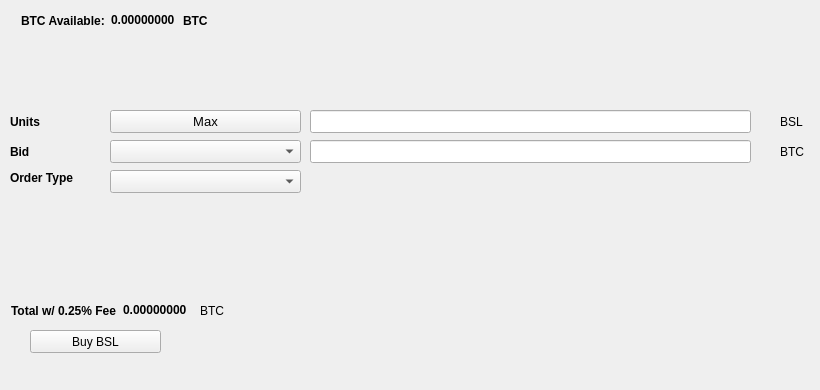
   <widget class="QWidget" name="BuyTab">
    <attribute name="title">
     <string>Buy</string>
    </attribute>
    <widget class="QPushButton" name="BuyBSL">
     <property name="geometry">
      <rect>
       <x>30</x>
       <y>330</y>
       <width>131</width>
       <height>23</height>
      </rect>
     </property>
     <property name="text">
      <string>Buy BSL</string>
     </property>
     <property name="icon">
      <iconset resource="../bitsolo.qrc">
       <normaloff>:/icons/bitcoin</normaloff>:/icons/bitcoin</iconset>
     </property>
    </widget>
    <widget class="QLabel" name="label_3">
     <property name="geometry">
      <rect>
       <x>10</x>
       <y>110</y>
       <width>46</width>
       <height>23</height>
      </rect>
     </property>
     <property name="font">
      <font>
       <weight>75</weight>
       <bold>true</bold>
      </font>
     </property>
     <property name="text">
      <string>Units</string>
     </property>
    </widget>
    <widget class="QLineEdit" name="UnitsInput">
     <property name="geometry">
      <rect>
       <x>310</x>
       <y>110</y>
       <width>441</width>
       <height>23</height>
      </rect>
     </property>
     <property name="font">
      <font>
       <pointsize>9</pointsize>
       <weight>75</weight>
       <bold>true</bold>
      </font>
     </property>
    </widget>
    <widget class="QLineEdit" name="BuyBidPriceEdit">
     <property name="geometry">
      <rect>
       <x>310</x>
       <y>140</y>
       <width>441</width>
       <height>23</height>
      </rect>
     </property>
     <property name="font">
      <font>
       <pointsize>9</pointsize>
       <weight>75</weight>
       <bold>true</bold>
      </font>
     </property>
    </widget>
    <widget class="QLabel" name="label_4">
     <property name="geometry">
      <rect>
       <x>780</x>
       <y>110</y>
       <width>31</width>
       <height>23</height>
      </rect>
     </property>
     <property name="text">
      <string>BSL</string>
     </property>
    </widget>
    <widget class="QLabel" name="label_5">
     <property name="geometry">
      <rect>
       <x>780</x>
       <y>140</y>
       <width>31</width>
       <height>23</height>
      </rect>
     </property>
     <property name="text">
      <string>BTC</string>
     </property>
    </widget>
    <widget class="QLabel" name="label_6">
     <property name="geometry">
      <rect>
       <x>10</x>
       <y>140</y>
       <width>46</width>
       <height>23</height>
      </rect>
     </property>
     <property name="font">
      <font>
       <weight>75</weight>
       <bold>true</bold>
      </font>
     </property>
     <property name="text">
      <string>Bid</string>
     </property>
    </widget>
    <widget class="QLabel" name="label_7">
     <property name="geometry">
      <rect>
       <x>10</x>
       <y>170</y>
       <width>91</width>
       <height>16</height>
      </rect>
     </property>
     <property name="font">
      <font>
       <weight>75</weight>
       <bold>true</bold>
      </font>
     </property>
     <property name="text">
      <string>Order Type</string>
     </property>
    </widget>
    <widget class="QPushButton" name="Buy_Max_Amount">
     <property name="geometry">
      <rect>
       <x>110</x>
       <y>110</y>
       <width>191</width>
       <height>23</height>
      </rect>
     </property>
     <property name="font">
      <font>
       <pointsize>10</pointsize>
      </font>
     </property>
     <property name="text">
      <string>Max</string>
     </property>
    </widget>
    <widget class="QComboBox" name="BuyBidcomboBox">
     <property name="geometry">
      <rect>
       <x>110</x>
       <y>140</y>
       <width>191</width>
       <height>23</height>
      </rect>
     </property>
     <property name="font">
      <font>
       <pointsize>10</pointsize>
      </font>
     </property>
    </widget>
    <widget class="QComboBox" name="buyOrdertypeCombo">
     <property name="geometry">
      <rect>
       <x>110</x>
       <y>170</y>
       <width>191</width>
       <height>23</height>
      </rect>
     </property>
     <property name="font">
      <font>
       <pointsize>10</pointsize>
      </font>
     </property>
    </widget>
    <widget class="QWidget" name="layoutWidget1">
     <property name="geometry">
      <rect>
       <x>21</x>
       <y>11</y>
       <width>227</width>
       <height>19</height>
      </rect>
     </property>
     <layout class="QHBoxLayout" name="horizontalLayout_3">
      <item>
       <widget class="QLabel" name="label232">
        <property name="font">
         <font>
          <weight>75</weight>
          <bold>true</bold>
         </font>
        </property>
        <property name="text">
         <string>BTC Available:</string>
        </property>
       </widget>
      </item>
      <item>
       <widget class="QLabel" name="BtcAvailableLbl">
        <property name="palette">
         <palette>
          <active>
           <colorrole role="WindowText">
            <brush brushstyle="SolidPattern">
             <color alpha="255">
              <red>0</red>
              <green>0</green>
              <blue>0</blue>
             </color>
            </brush>
           </colorrole>
           <colorrole role="Button">
            <brush brushstyle="SolidPattern">
             <color alpha="255">
              <red>0</red>
              <green>170</green>
              <blue>0</blue>
             </color>
            </brush>
           </colorrole>
           <colorrole role="Light">
            <brush brushstyle="SolidPattern">
             <color alpha="255">
              <red>0</red>
              <green>255</green>
              <blue>0</blue>
             </color>
            </brush>
           </colorrole>
           <colorrole role="Midlight">
            <brush brushstyle="SolidPattern">
             <color alpha="255">
              <red>0</red>
              <green>212</green>
              <blue>0</blue>
             </color>
            </brush>
           </colorrole>
           <colorrole role="Dark">
            <brush brushstyle="SolidPattern">
             <color alpha="255">
              <red>0</red>
              <green>85</green>
              <blue>0</blue>
             </color>
            </brush>
           </colorrole>
           <colorrole role="Mid">
            <brush brushstyle="SolidPattern">
             <color alpha="255">
              <red>0</red>
              <green>113</green>
              <blue>0</blue>
             </color>
            </brush>
           </colorrole>
           <colorrole role="Text">
            <brush brushstyle="SolidPattern">
             <color alpha="255">
              <red>0</red>
              <green>170</green>
              <blue>0</blue>
             </color>
            </brush>
           </colorrole>
           <colorrole role="BrightText">
            <brush brushstyle="SolidPattern">
             <color alpha="255">
              <red>255</red>
              <green>255</green>
              <blue>255</blue>
             </color>
            </brush>
           </colorrole>
           <colorrole role="ButtonText">
            <brush brushstyle="SolidPattern">
             <color alpha="255">
              <red>0</red>
              <green>0</green>
              <blue>0</blue>
             </color>
            </brush>
           </colorrole>
           <colorrole role="Base">
            <brush brushstyle="SolidPattern">
             <color alpha="255">
              <red>255</red>
              <green>255</green>
              <blue>255</blue>
             </color>
            </brush>
           </colorrole>
           <colorrole role="Window">
            <brush brushstyle="SolidPattern">
             <color alpha="255">
              <red>0</red>
              <green>170</green>
              <blue>0</blue>
             </color>
            </brush>
           </colorrole>
           <colorrole role="Shadow">
            <brush brushstyle="SolidPattern">
             <color alpha="255">
              <red>0</red>
              <green>0</green>
              <blue>0</blue>
             </color>
            </brush>
           </colorrole>
           <colorrole role="AlternateBase">
            <brush brushstyle="SolidPattern">
             <color alpha="255">
              <red>127</red>
              <green>212</green>
              <blue>127</blue>
             </color>
            </brush>
           </colorrole>
           <colorrole role="ToolTipBase">
            <brush brushstyle="SolidPattern">
             <color alpha="255">
              <red>255</red>
              <green>255</green>
              <blue>220</blue>
             </color>
            </brush>
           </colorrole>
           <colorrole role="ToolTipText">
            <brush brushstyle="SolidPattern">
             <color alpha="255">
              <red>0</red>
              <green>0</green>
              <blue>0</blue>
             </color>
            </brush>
           </colorrole>
          </active>
          <inactive>
           <colorrole role="WindowText">
            <brush brushstyle="SolidPattern">
             <color alpha="255">
              <red>0</red>
              <green>0</green>
              <blue>0</blue>
             </color>
            </brush>
           </colorrole>
           <colorrole role="Button">
            <brush brushstyle="SolidPattern">
             <color alpha="255">
              <red>0</red>
              <green>170</green>
              <blue>0</blue>
             </color>
            </brush>
           </colorrole>
           <colorrole role="Light">
            <brush brushstyle="SolidPattern">
             <color alpha="255">
              <red>0</red>
              <green>255</green>
              <blue>0</blue>
             </color>
            </brush>
           </colorrole>
           <colorrole role="Midlight">
            <brush brushstyle="SolidPattern">
             <color alpha="255">
              <red>0</red>
              <green>212</green>
              <blue>0</blue>
             </color>
            </brush>
           </colorrole>
           <colorrole role="Dark">
            <brush brushstyle="SolidPattern">
             <color alpha="255">
              <red>0</red>
              <green>85</green>
              <blue>0</blue>
             </color>
            </brush>
           </colorrole>
           <colorrole role="Mid">
            <brush brushstyle="SolidPattern">
             <color alpha="255">
              <red>0</red>
              <green>113</green>
              <blue>0</blue>
             </color>
            </brush>
           </colorrole>
           <colorrole role="Text">
            <brush brushstyle="SolidPattern">
             <color alpha="255">
              <red>0</red>
              <green>170</green>
              <blue>0</blue>
             </color>
            </brush>
           </colorrole>
           <colorrole role="BrightText">
            <brush brushstyle="SolidPattern">
             <color alpha="255">
              <red>255</red>
              <green>255</green>
              <blue>255</blue>
             </color>
            </brush>
           </colorrole>
           <colorrole role="ButtonText">
            <brush brushstyle="SolidPattern">
             <color alpha="255">
              <red>0</red>
              <green>0</green>
              <blue>0</blue>
             </color>
            </brush>
           </colorrole>
           <colorrole role="Base">
            <brush brushstyle="SolidPattern">
             <color alpha="255">
              <red>255</red>
              <green>255</green>
              <blue>255</blue>
             </color>
            </brush>
           </colorrole>
           <colorrole role="Window">
            <brush brushstyle="SolidPattern">
             <color alpha="255">
              <red>0</red>
              <green>170</green>
              <blue>0</blue>
             </color>
            </brush>
           </colorrole>
           <colorrole role="Shadow">
            <brush brushstyle="SolidPattern">
             <color alpha="255">
              <red>0</red>
              <green>0</green>
              <blue>0</blue>
             </color>
            </brush>
           </colorrole>
           <colorrole role="AlternateBase">
            <brush brushstyle="SolidPattern">
             <color alpha="255">
              <red>127</red>
              <green>212</green>
              <blue>127</blue>
             </color>
            </brush>
           </colorrole>
           <colorrole role="ToolTipBase">
            <brush brushstyle="SolidPattern">
             <color alpha="255">
              <red>255</red>
              <green>255</green>
              <blue>220</blue>
             </color>
            </brush>
           </colorrole>
           <colorrole role="ToolTipText">
            <brush brushstyle="SolidPattern">
             <color alpha="255">
              <red>0</red>
              <green>0</green>
              <blue>0</blue>
             </color>
            </brush>
           </colorrole>
          </inactive>
          <disabled>
           <colorrole role="WindowText">
            <brush brushstyle="SolidPattern">
             <color alpha="255">
              <red>0</red>
              <green>85</green>
              <blue>0</blue>
             </color>
            </brush>
           </colorrole>
           <colorrole role="Button">
            <brush brushstyle="SolidPattern">
             <color alpha="255">
              <red>0</red>
              <green>170</green>
              <blue>0</blue>
             </color>
            </brush>
           </colorrole>
           <colorrole role="Light">
            <brush brushstyle="SolidPattern">
             <color alpha="255">
              <red>0</red>
              <green>255</green>
              <blue>0</blue>
             </color>
            </brush>
           </colorrole>
           <colorrole role="Midlight">
            <brush brushstyle="SolidPattern">
             <color alpha="255">
              <red>0</red>
              <green>212</green>
              <blue>0</blue>
             </color>
            </brush>
           </colorrole>
           <colorrole role="Dark">
            <brush brushstyle="SolidPattern">
             <color alpha="255">
              <red>0</red>
              <green>85</green>
              <blue>0</blue>
             </color>
            </brush>
           </colorrole>
           <colorrole role="Mid">
            <brush brushstyle="SolidPattern">
             <color alpha="255">
              <red>0</red>
              <green>113</green>
              <blue>0</blue>
             </color>
            </brush>
           </colorrole>
           <colorrole role="Text">
            <brush brushstyle="SolidPattern">
             <color alpha="255">
              <red>0</red>
              <green>85</green>
              <blue>0</blue>
             </color>
            </brush>
           </colorrole>
           <colorrole role="BrightText">
            <brush brushstyle="SolidPattern">
             <color alpha="255">
              <red>255</red>
              <green>255</green>
              <blue>255</blue>
             </color>
            </brush>
           </colorrole>
           <colorrole role="ButtonText">
            <brush brushstyle="SolidPattern">
             <color alpha="255">
              <red>0</red>
              <green>85</green>
              <blue>0</blue>
             </color>
            </brush>
           </colorrole>
           <colorrole role="Base">
            <brush brushstyle="SolidPattern">
             <color alpha="255">
              <red>0</red>
              <green>170</green>
              <blue>0</blue>
             </color>
            </brush>
           </colorrole>
           <colorrole role="Window">
            <brush brushstyle="SolidPattern">
             <color alpha="255">
              <red>0</red>
              <green>170</green>
              <blue>0</blue>
             </color>
            </brush>
           </colorrole>
           <colorrole role="Shadow">
            <brush brushstyle="SolidPattern">
             <color alpha="255">
              <red>0</red>
              <green>0</green>
              <blue>0</blue>
             </color>
            </brush>
           </colorrole>
           <colorrole role="AlternateBase">
            <brush brushstyle="SolidPattern">
             <color alpha="255">
              <red>0</red>
              <green>170</green>
              <blue>0</blue>
             </color>
            </brush>
           </colorrole>
           <colorrole role="ToolTipBase">
            <brush brushstyle="SolidPattern">
             <color alpha="255">
              <red>255</red>
              <green>255</green>
              <blue>220</blue>
             </color>
            </brush>
           </colorrole>
           <colorrole role="ToolTipText">
            <brush brushstyle="SolidPattern">
             <color alpha="255">
              <red>0</red>
              <green>0</green>
              <blue>0</blue>
             </color>
            </brush>
           </colorrole>
          </disabled>
         </palette>
        </property>
        <property name="font">
         <font>
          <weight>75</weight>
          <bold>true</bold>
         </font>
        </property>
        <property name="text">
         <string>0.00000000</string>
        </property>
        <property name="textInteractionFlags">
         <set>Qt::LinksAccessibleByMouse|Qt::TextSelectableByKeyboard|Qt::TextSelectableByMouse</set>
        </property>
       </widget>
      </item>
      <item>
       <widget class="QLabel" name="BtcAvailableLbl_2">
        <property name="font">
         <font>
          <weight>75</weight>
          <bold>true</bold>
         </font>
        </property>
        <property name="text">
         <string>BTC</string>
        </property>
       </widget>
      </item>
     </layout>
    </widget>
    <widget class="QWidget" name="layoutWidge2">
     <property name="geometry">
      <rect>
       <x>11</x>
       <y>301</y>
       <width>259</width>
       <height>19</height>
      </rect>
     </property>
     <layout class="QHBoxLayout" name="horizontalLayout_4">
      <item>
       <widget class="QLabel" name="label_9">
        <property name="font">
         <font>
          <weight>75</weight>
          <bold>true</bold>
         </font>
        </property>
        <property name="text">
         <string>Total w/ 0.25% Fee</string>
        </property>
       </widget>
      </item>
      <item>
       <widget class="QLabel" name="BuyCostLabel">
        <property name="palette">
         <palette>
          <active>
           <colorrole role="WindowText">
            <brush brushstyle="SolidPattern">
             <color alpha="255">
              <red>0</red>
              <green>0</green>
              <blue>0</blue>
             </color>
            </brush>
           </colorrole>
           <colorrole role="Button">
            <brush brushstyle="SolidPattern">
             <color alpha="255">
              <red>0</red>
              <green>170</green>
              <blue>0</blue>
             </color>
            </brush>
           </colorrole>
           <colorrole role="Light">
            <brush brushstyle="SolidPattern">
             <color alpha="255">
              <red>0</red>
              <green>255</green>
              <blue>0</blue>
             </color>
            </brush>
           </colorrole>
           <colorrole role="Midlight">
            <brush brushstyle="SolidPattern">
             <color alpha="255">
              <red>0</red>
              <green>212</green>
              <blue>0</blue>
             </color>
            </brush>
           </colorrole>
           <colorrole role="Dark">
            <brush brushstyle="SolidPattern">
             <color alpha="255">
              <red>0</red>
              <green>85</green>
              <blue>0</blue>
             </color>
            </brush>
           </colorrole>
           <colorrole role="Mid">
            <brush brushstyle="SolidPattern">
             <color alpha="255">
              <red>0</red>
              <green>113</green>
              <blue>0</blue>
             </color>
            </brush>
           </colorrole>
           <colorrole role="Text">
            <brush brushstyle="SolidPattern">
             <color alpha="255">
              <red>0</red>
              <green>170</green>
              <blue>0</blue>
             </color>
            </brush>
           </colorrole>
           <colorrole role="BrightText">
            <brush brushstyle="SolidPattern">
             <color alpha="255">
              <red>255</red>
              <green>255</green>
              <blue>255</blue>
             </color>
            </brush>
           </colorrole>
           <colorrole role="ButtonText">
            <brush brushstyle="SolidPattern">
             <color alpha="255">
              <red>0</red>
              <green>0</green>
              <blue>0</blue>
             </color>
            </brush>
           </colorrole>
           <colorrole role="Base">
            <brush brushstyle="SolidPattern">
             <color alpha="255">
              <red>255</red>
              <green>255</green>
              <blue>255</blue>
             </color>
            </brush>
           </colorrole>
           <colorrole role="Window">
            <brush brushstyle="SolidPattern">
             <color alpha="255">
              <red>0</red>
              <green>170</green>
              <blue>0</blue>
             </color>
            </brush>
           </colorrole>
           <colorrole role="Shadow">
            <brush brushstyle="SolidPattern">
             <color alpha="255">
              <red>0</red>
              <green>0</green>
              <blue>0</blue>
             </color>
            </brush>
           </colorrole>
           <colorrole role="AlternateBase">
            <brush brushstyle="SolidPattern">
             <color alpha="255">
              <red>127</red>
              <green>212</green>
              <blue>127</blue>
             </color>
            </brush>
           </colorrole>
           <colorrole role="ToolTipBase">
            <brush brushstyle="SolidPattern">
             <color alpha="255">
              <red>255</red>
              <green>255</green>
              <blue>220</blue>
             </color>
            </brush>
           </colorrole>
           <colorrole role="ToolTipText">
            <brush brushstyle="SolidPattern">
             <color alpha="255">
              <red>0</red>
              <green>0</green>
              <blue>0</blue>
             </color>
            </brush>
           </colorrole>
          </active>
          <inactive>
           <colorrole role="WindowText">
            <brush brushstyle="SolidPattern">
             <color alpha="255">
              <red>0</red>
              <green>0</green>
              <blue>0</blue>
             </color>
            </brush>
           </colorrole>
           <colorrole role="Button">
            <brush brushstyle="SolidPattern">
             <color alpha="255">
              <red>0</red>
              <green>170</green>
              <blue>0</blue>
             </color>
            </brush>
           </colorrole>
           <colorrole role="Light">
            <brush brushstyle="SolidPattern">
             <color alpha="255">
              <red>0</red>
              <green>255</green>
              <blue>0</blue>
             </color>
            </brush>
           </colorrole>
           <colorrole role="Midlight">
            <brush brushstyle="SolidPattern">
             <color alpha="255">
              <red>0</red>
              <green>212</green>
              <blue>0</blue>
             </color>
            </brush>
           </colorrole>
           <colorrole role="Dark">
            <brush brushstyle="SolidPattern">
             <color alpha="255">
              <red>0</red>
              <green>85</green>
              <blue>0</blue>
             </color>
            </brush>
           </colorrole>
           <colorrole role="Mid">
            <brush brushstyle="SolidPattern">
             <color alpha="255">
              <red>0</red>
              <green>113</green>
              <blue>0</blue>
             </color>
            </brush>
           </colorrole>
           <colorrole role="Text">
            <brush brushstyle="SolidPattern">
             <color alpha="255">
              <red>0</red>
              <green>170</green>
              <blue>0</blue>
             </color>
            </brush>
           </colorrole>
           <colorrole role="BrightText">
            <brush brushstyle="SolidPattern">
             <color alpha="255">
              <red>255</red>
              <green>255</green>
              <blue>255</blue>
             </color>
            </brush>
           </colorrole>
           <colorrole role="ButtonText">
            <brush brushstyle="SolidPattern">
             <color alpha="255">
              <red>0</red>
              <green>0</green>
              <blue>0</blue>
             </color>
            </brush>
           </colorrole>
           <colorrole role="Base">
            <brush brushstyle="SolidPattern">
             <color alpha="255">
              <red>255</red>
              <green>255</green>
              <blue>255</blue>
             </color>
            </brush>
           </colorrole>
           <colorrole role="Window">
            <brush brushstyle="SolidPattern">
             <color alpha="255">
              <red>0</red>
              <green>170</green>
              <blue>0</blue>
             </color>
            </brush>
           </colorrole>
           <colorrole role="Shadow">
            <brush brushstyle="SolidPattern">
             <color alpha="255">
              <red>0</red>
              <green>0</green>
              <blue>0</blue>
             </color>
            </brush>
           </colorrole>
           <colorrole role="AlternateBase">
            <brush brushstyle="SolidPattern">
             <color alpha="255">
              <red>127</red>
              <green>212</green>
              <blue>127</blue>
             </color>
            </brush>
           </colorrole>
           <colorrole role="ToolTipBase">
            <brush brushstyle="SolidPattern">
             <color alpha="255">
              <red>255</red>
              <green>255</green>
              <blue>220</blue>
             </color>
            </brush>
           </colorrole>
           <colorrole role="ToolTipText">
            <brush brushstyle="SolidPattern">
             <color alpha="255">
              <red>0</red>
              <green>0</green>
              <blue>0</blue>
             </color>
            </brush>
           </colorrole>
          </inactive>
          <disabled>
           <colorrole role="WindowText">
            <brush brushstyle="SolidPattern">
             <color alpha="255">
              <red>0</red>
              <green>85</green>
              <blue>0</blue>
             </color>
            </brush>
           </colorrole>
           <colorrole role="Button">
            <brush brushstyle="SolidPattern">
             <color alpha="255">
              <red>0</red>
              <green>170</green>
              <blue>0</blue>
             </color>
            </brush>
           </colorrole>
           <colorrole role="Light">
            <brush brushstyle="SolidPattern">
             <color alpha="255">
              <red>0</red>
              <green>255</green>
              <blue>0</blue>
             </color>
            </brush>
           </colorrole>
           <colorrole role="Midlight">
            <brush brushstyle="SolidPattern">
             <color alpha="255">
              <red>0</red>
              <green>212</green>
              <blue>0</blue>
             </color>
            </brush>
           </colorrole>
           <colorrole role="Dark">
            <brush brushstyle="SolidPattern">
             <color alpha="255">
              <red>0</red>
              <green>85</green>
              <blue>0</blue>
             </color>
            </brush>
           </colorrole>
           <colorrole role="Mid">
            <brush brushstyle="SolidPattern">
             <color alpha="255">
              <red>0</red>
              <green>113</green>
              <blue>0</blue>
             </color>
            </brush>
           </colorrole>
           <colorrole role="Text">
            <brush brushstyle="SolidPattern">
             <color alpha="255">
              <red>0</red>
              <green>85</green>
              <blue>0</blue>
             </color>
            </brush>
           </colorrole>
           <colorrole role="BrightText">
            <brush brushstyle="SolidPattern">
             <color alpha="255">
              <red>255</red>
              <green>255</green>
              <blue>255</blue>
             </color>
            </brush>
           </colorrole>
           <colorrole role="ButtonText">
            <brush brushstyle="SolidPattern">
             <color alpha="255">
              <red>0</red>
              <green>85</green>
              <blue>0</blue>
             </color>
            </brush>
           </colorrole>
           <colorrole role="Base">
            <brush brushstyle="SolidPattern">
             <color alpha="255">
              <red>0</red>
              <green>170</green>
              <blue>0</blue>
             </color>
            </brush>
           </colorrole>
           <colorrole role="Window">
            <brush brushstyle="SolidPattern">
             <color alpha="255">
              <red>0</red>
              <green>170</green>
              <blue>0</blue>
             </color>
            </brush>
           </colorrole>
           <colorrole role="Shadow">
            <brush brushstyle="SolidPattern">
             <color alpha="255">
              <red>0</red>
              <green>0</green>
              <blue>0</blue>
             </color>
            </brush>
           </colorrole>
           <colorrole role="AlternateBase">
            <brush brushstyle="SolidPattern">
             <color alpha="255">
              <red>0</red>
              <green>170</green>
              <blue>0</blue>
             </color>
            </brush>
           </colorrole>
           <colorrole role="ToolTipBase">
            <brush brushstyle="SolidPattern">
             <color alpha="255">
              <red>255</red>
              <green>255</green>
              <blue>220</blue>
             </color>
            </brush>
           </colorrole>
           <colorrole role="ToolTipText">
            <brush brushstyle="SolidPattern">
             <color alpha="255">
              <red>0</red>
              <green>0</green>
              <blue>0</blue>
             </color>
            </brush>
           </colorrole>
          </disabled>
         </palette>
        </property>
        <property name="font">
         <font>
          <weight>75</weight>
          <bold>true</bold>
         </font>
        </property>
        <property name="autoFillBackground">
         <bool>false</bool>
        </property>
        <property name="text">
         <string>0.00000000</string>
        </property>
        <property name="textInteractionFlags">
         <set>Qt::LinksAccessibleByMouse|Qt::TextSelectableByMouse</set>
        </property>
       </widget>
      </item>
      <item>
       <widget class="QLabel" name="label_10">
        <property name="font">
         <font>
          <weight>50</weight>
          <bold>false</bold>
         </font>
        </property>
        <property name="text">
         <string>BTC</string>
        </property>
       </widget>
      </item>
     </layout>
    </widget>
    <widget class="QLabel" name="label_24">
     <property name="geometry">
      <rect>
       <x>460</x>
       <y>300</y>
       <width>281</width>
       <height>81</height>
      </rect>
     </property>
     <property name="text">
      <string/>
     </property>
     <property name="pixmap">
      <pixmap>:/images/bittrex</pixmap>
     </property>
    </widget>
   </widget>
